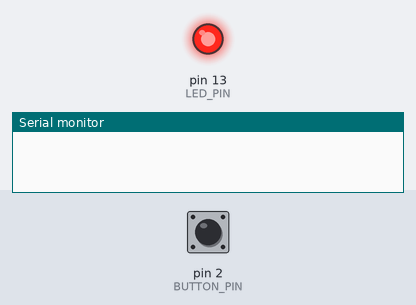
Recording of a sketch running on a simulated Arduino Uno, built with avr-gcc and run on an emulated ATmega328P. Shown: output pins drawn as LEDs (lit = HIGH), the last lines printed to the serial monitor. The test bench sets the inputs (shaded band); at power-on: pin 2 (BUTTON_PIN) HIGH. Sleep ends after the set time or at an interrupt.

Above: at 2.5 s.
At 7.0 s:
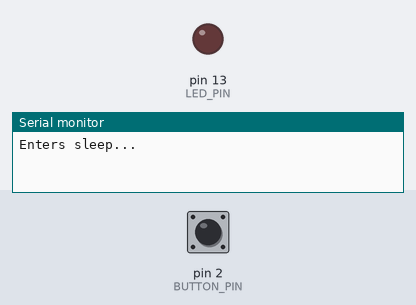
Timing chart, 0 to 11.8 s (numbered marks = the images above):
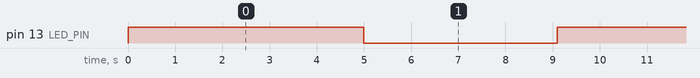

The sketch:

sketch.ino
```cpp
#include <avr/sleep.h>
#include <avr/wdt.h>
#include <avr/interrupt.h>

const int LED_PIN = 13;
const int BUTTON_PIN = 2;

volatile bool isAwake = true;

void onButtonPress() {
    isAwake = true;
}

ISR(WDT_vect) {
    isAwake = true;
}

void setup() {
    Serial.begin(5000);
    pinMode(LED_PIN, OUTPUT);
    pinMode(BUTTON_PIN, INPUT);
    attachInterrupt(digitalPinToInterrupt(BUTTON_PIN), onButtonPress, FALLING);
    set_sleep_mode(SLEEP_MODE_PWR_DOWN);
}

void loop() {
    digitalWrite(LED_PIN, HIGH);
    delay(5000);
    digitalWrite(LED_PIN, LOW);

    Serial.println("Enters sleep...");
    setupWatchdogTimer();
    enterSleepMode();
    Serial.println("Wakes up");
}

void enterSleepMode() {
    noInterrupts();
    isAwake = false;

    sleep_enable();
    interrupts();
    sleep_cpu();

    while (!isAwake) {}

    sleep_disable();
}

void setupWatchdogTimer() {
    cli();
    wdt_reset();

    WDTCSR = (1 << WDCE) | (1 << WDE);
    WDTCSR = (1 << WDIE) | (1 << WDP3);

    sei();
}
```

Measured:
- by itself, pin 13 (LED_PIN): alternates HIGH for 5.0 s and LOW for 4.1 s
